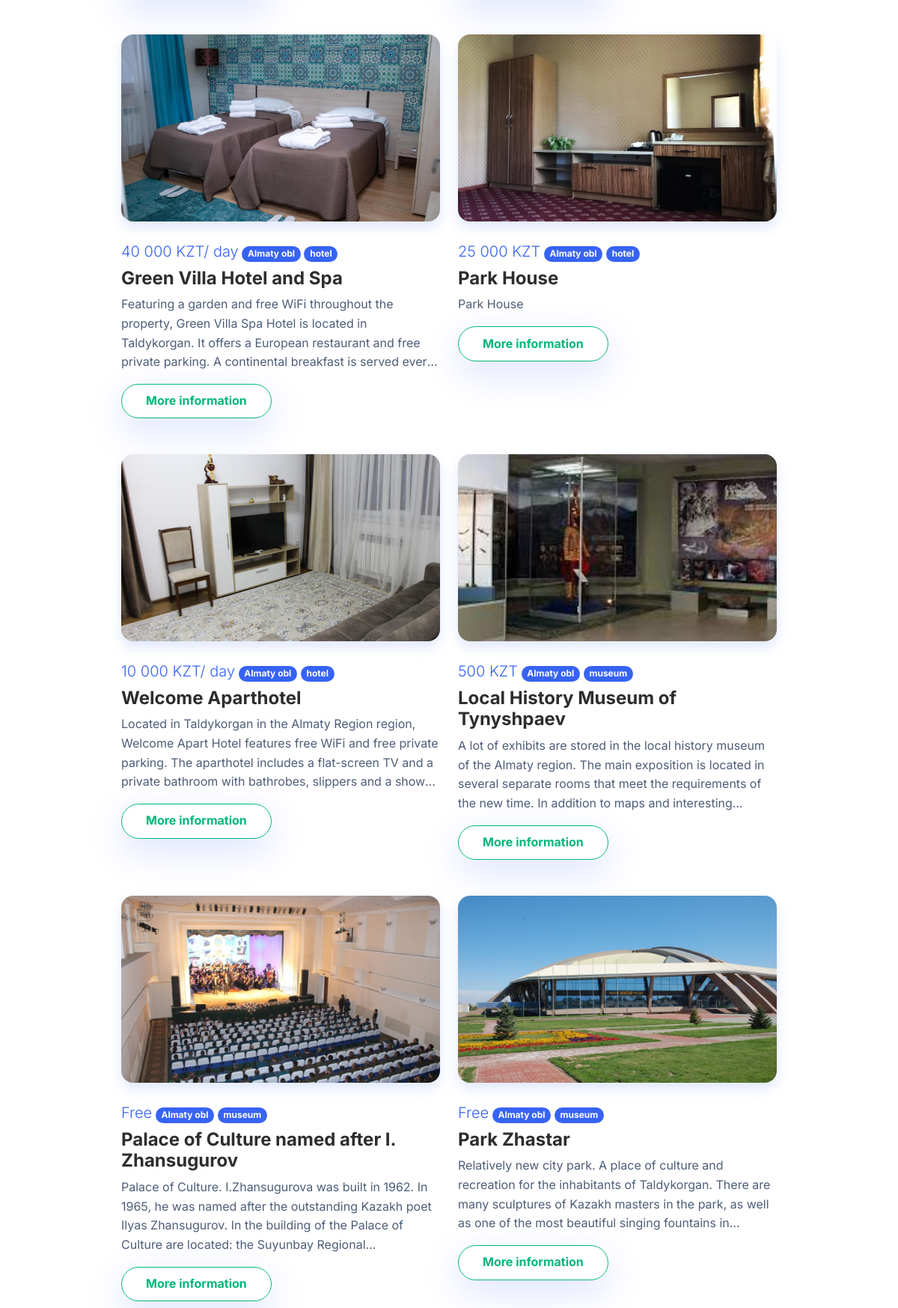
Before: /places/ (signed in, middle part) with the older database file.
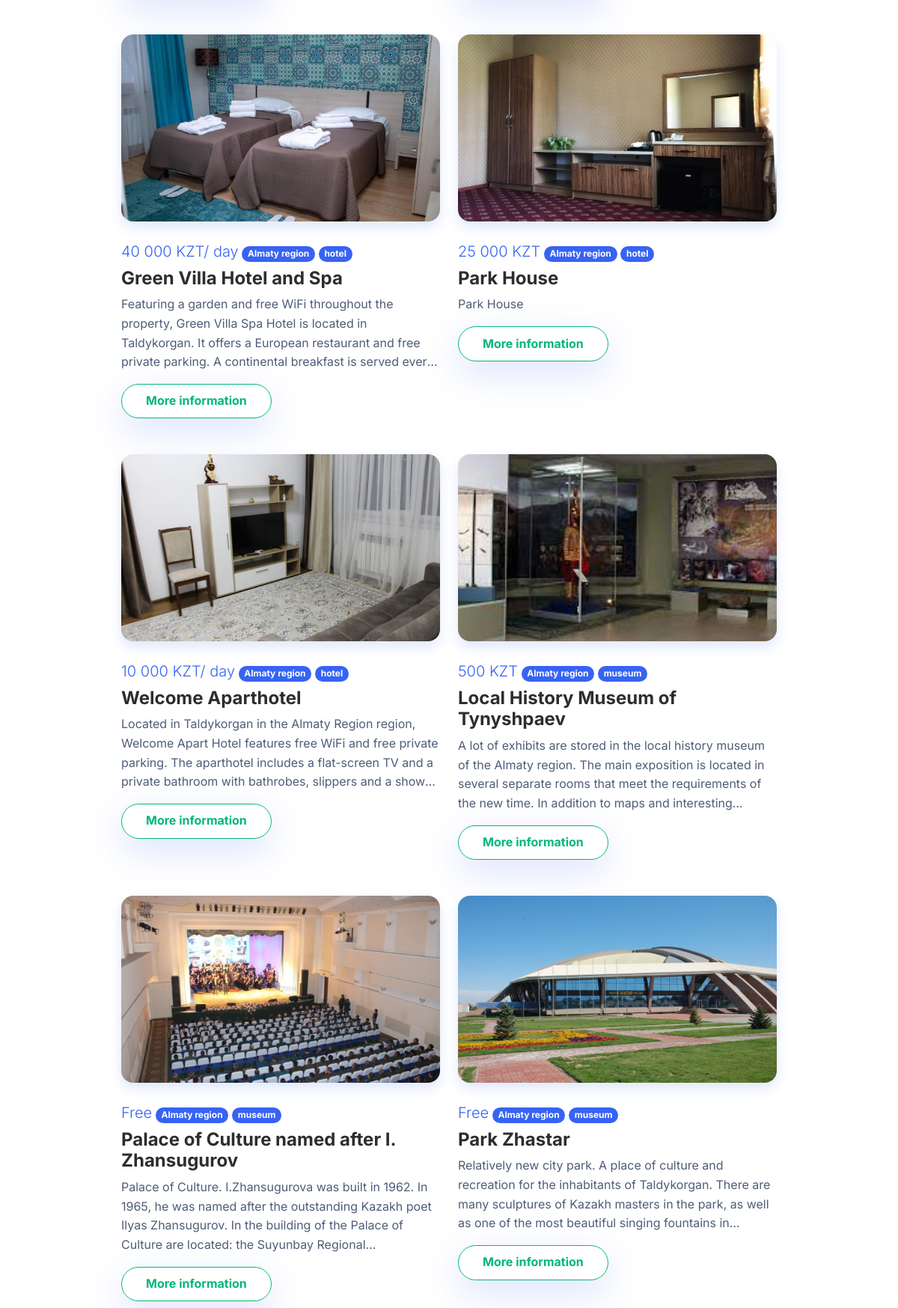
After: the same page with the newer database file.
### project/models.py (models this page shows, shortened)
class Places(models.Model):
    name = models.TextField(verbose_name='Name:', max_length=300)
    description = models.TextField(verbose_name='Description:', max_length=1000)
    price = models.TextField(verbose_name='Price:', max_length=50)
    city = models.CharField(verbose_name='City', choices=City, max_length=40)
    type = models.CharField(verbose_name='Type', choices=Type, max_length=40)
    recommend_1 = models.BooleanField(default=False)
    recommend_2 = models.BooleanField(default=False)
    visits = models.IntegerField(default=0)
    pic = ImageField(verbose_name='Picture', null=True, blank=True, max_length=100, upload_to='images/places', default='images/places/default_place.png')
    class Meta:
        verbose_name = 'Place'
        verbose_name_plural = 'Places'

### project/views.py (the view)
# urls.py: path('places/', places, name="places"),
@login_required(login_url='/login/')
def places(request):
    template = 'places.html'
    context = {
        'places': Places.objects.all(),
        'profile': Profile.objects.filter(username=request.user.username).first()
    }
    return render(request, template, context)

### project/templates/places.html (shortened to what this page needs)
<!doctype html>
<html lang="en">
<head>
    {% load static %}
    <link href="https://cdn.jsdelivr.net/npm/bootstrap@5.1.3/dist/css/bootstrap.min.css" rel="stylesheet">
     <link href="{% static 'css/places.css' %}" rel="stylesheet" type="text/css">
     <link href="{% static 'css/bootstrap.min.css' %}" rel="stylesheet" type="text/css">
</head>
<body>
  <section class="py-5 mt-5">
    <div class="container py-5">
      <div class="row row-cols-1 row-cols-md-2 mx-auto" style="max-width: 900px;">
        {% for i in places.all %}
        <div class="card-anim card-places col mb-4 title-place {{ i.type }}s {{ i.city }}" style="filter: blur(0px) brightness(100%);">
          <div>
            <img class="rounded img-fluid shadow w-100 fit-cover" src="{{MEDIA_URL}}{{ i.pic.url}}" style="height: 250px;">
            <div class="py-4">
              <span class="fs-5 fw-light text-primary d-xxl-flex justify-content-xxl-end" style="width: 412px;text-align: right;height: 0px;padding: 0px;transform: perspective(0px) scale(0.97);">{{ i.price }}</span>
              <span class="badge bg-primary mb-2">{{ i.city }}</span>
              <span class="badge bg-primary mb-2">{{ i.type }}</span>
              <h4 class="fw-bold">{{ i.name }}</h4>
              <p class="text-muted text-lim">{{ i.description }}</p>
              <a class="btn btn-outline-success shadow-lg d-xxl-flex justify-content-xxl-center align-items-xxl-center" role="button" href="{% url 'place_detail' i.id %}">More information</a>
            </div>
          </div>
        </div>
        {% endfor %}
      </div>
    </div>
  </section>
</body>
</html>

Changed rows visible on the page:
changed Places "Green Villa Hotel and Spa": city "Almaty obl" → "Almaty region"
changed Places "Park House": city "Almaty obl" → "Almaty region"
changed Places "Welcome Aparthotel": city "Almaty obl" → "Almaty region"
changed Places "Local History Museum of Tynyshpaev": city "Almaty obl" → "Almaty region"
changed Places "Palace of Culture named after I. Zhansugurov": city "Almaty obl" → "Almaty region"
changed Places "Park Zhastar": city "Almaty obl" → "Almaty region"
